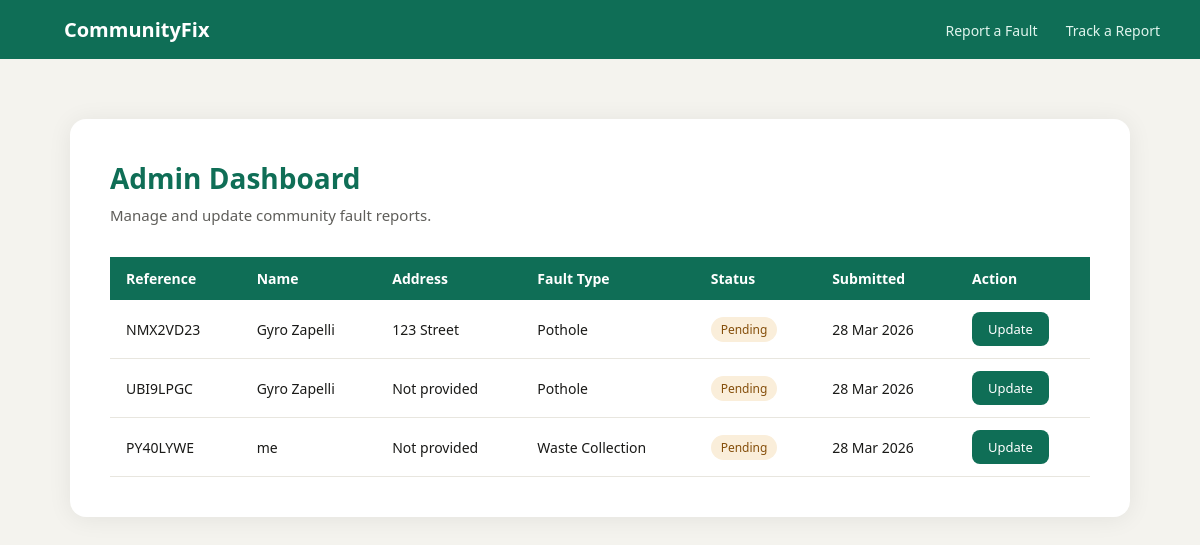
Before: /admin-dashboard/ (signed in) with the older database file.
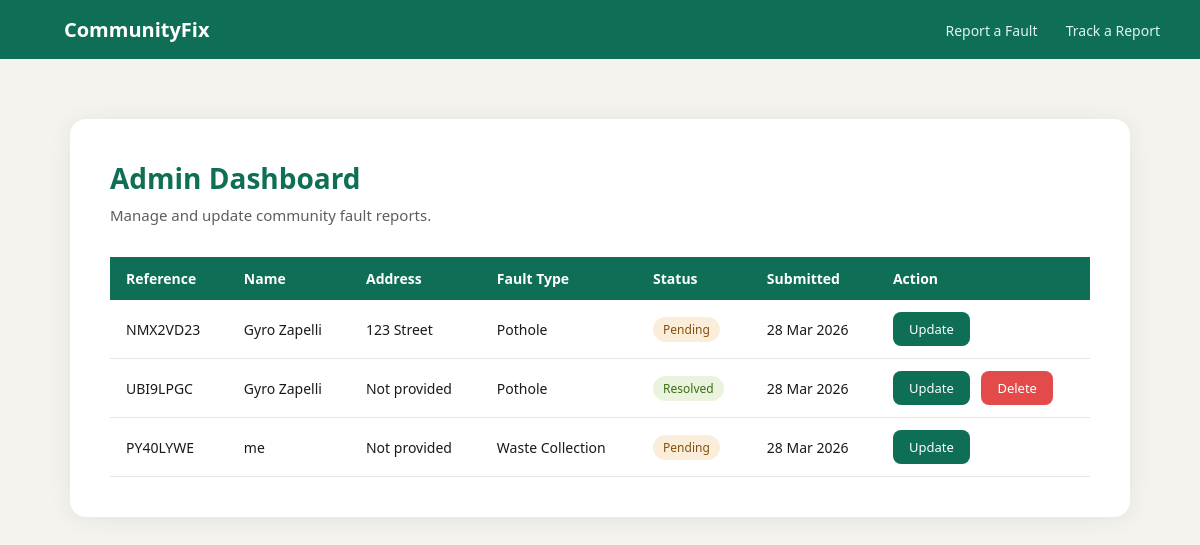
After: the same page with the newer database file.
### reports/models.py (models this page shows, shortened)
class Report(models.Model):
    FAULT_TYPE_CHOICES = [
        ('water', 'Water Issue'),
        ('electricity', 'Electricity Fault'),
        ('pothole', 'Pothole'),
        ('waste', 'Waste Collection'),
        ('sewage', 'Sewage Problem'),
        ('other', 'Other'),
    ]
    STATUS_CHOICES = [
        ('pending', 'Pending'),
        ('in_progress', 'In Progress'),
        ('resolved', 'Resolved'),
        ('disputed', 'Disputed'),
        ('closed', 'Closed'),
    ]
    reference_number = models.CharField(max_length=8, default=generate_reference, editable=False, unique=True)
    name = models.CharField(max_length=255)
    phone = models.CharField(max_length=15)
    email = models.EmailField(blank=True, null=True)
    address = models.CharField(max_length=500, blank=True, null=True)
    latitude = models.DecimalField(max_digits=9, decimal_places=6, blank=True, null=True)
    longitude = models.DecimalField(max_digits=9, decimal_places=6, blank=True, null=True)
    fault_type = models.CharField(max_length=100, choices=FAULT_TYPE_CHOICES)
    description = models.TextField()
    photo = models.ImageField(upload_to='fault_photos/')
    status = models.CharField(max_length=20, choices=STATUS_CHOICES, default='pending')
    submitted_at = models.DateTimeField(auto_now_add=True)
    updated_at = models.DateTimeField(auto_now=True)

### reports/views.py (the view)
# urls.py: path('admin-dashboard/', views.admin_dashboard, name='admin_dashboard'),
@staff_member_required
def admin_dashboard(request):
    reports = Report.objects.all().order_by('-submitted_at')
    return render(request, 'reports/admin_dashboard.html', {'reports': reports})

### reports/templates/reports/admin_dashboard.html (shortened to what this page needs)
{% load static %}
<!DOCTYPE html>
<html lang="en">
<head>
    <link rel="stylesheet" href="{% static 'reports/css/style.css' %}">
</head>
<body>
    <nav>
        <a href="/" class="logo">CommunityFix</a>
        <div>
            <a href="/reports/submit/">Report a Fault</a>
            <a href="/tracking/track/">Track a Report</a>
        </div>
    </nav>
    <div class="container" style="max-width: 1100px;">
        <div class="card">
            <h1>Admin Dashboard</h1>
            <p class="subtitle">Manage and update community fault reports.</p>
            <table>
                <thead>
                    <tr>
                        <th>Reference</th>
                        <th>Name</th>
			<th>Address</th>
                        <th>Fault Type</th>
                        <th>Status</th>
                        <th>Submitted</th>
                        <th>Action</th>
                    </tr>
                </thead>
                <tbody>
                    {% for report in reports %}
                    <tr>
                        <td>{{ report.reference_number }}</td>
                        <td>{{ report.name }}</td>
			<td>{{ report.address|default:"Not provided" }}</td>
                        <td>{{ report.get_fault_type_display }}</td>
                        <td>
                            <span class="badge badge-{{ report.status }}">
                                {{ report.get_status_display }}
                            </span>
                        </td>
                        <td>{{ report.submitted_at|date:"d M Y" }}</td>
                        <td>
                            <a href="/reports/update-status/{{ report.reference_number }}/" class="btn" style="padding: 8px 16px; font-size: 13px; margin-top: 0;">Update</a>
			{% if report.status == 'closed' or report.status == 'resolved' %}
			<a href="/reports/delete/{{ report.reference_number }}/" class="btn" style="padding: 8px 16px; font-size: 13px; margin-top: 0; background: #E24B4A; margin-left: 8px;">Delete</a>
			{% endif %}                        </td>
                    </tr>
                    {% empty %}
                    <tr>
                        <td colspan="6" style="text-align: center; color: #5F5E5A;">No reports submitted yet.</td>
                    </tr>
                    {% endfor %}
                </tbody>
            </table>
        </div>
    </div>
</body>
</html>

Changed rows visible on the page:
changed Report "UBI9LPGC": status "Pending" → "Resolved"; now shows "Delete"
